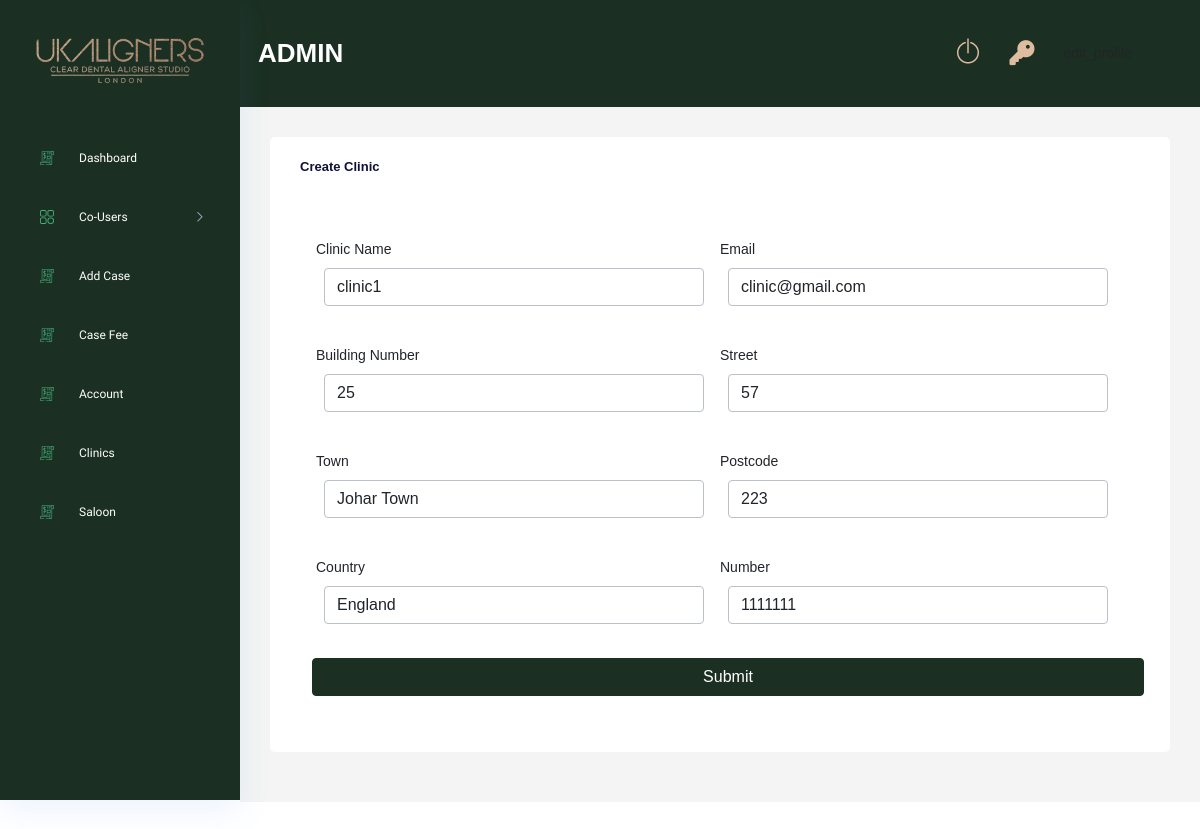
Page /edit-clinic/11/ (signed in) on the committed database.
### Users/models.py (models this page shows, shortened)
class Account(AbstractBaseUser):
    email 					= models.EmailField(verbose_name="email", max_length=60, unique=True)
    username 				= models.CharField(max_length=30)
    date_joined				= models.DateTimeField(verbose_name='date joined', auto_now_add=True)
    last_login				= models.DateTimeField(verbose_name='last login', auto_now=True)
    is_active				= models.BooleanField(default=True)
    is_staff				= models.BooleanField(default=False)
    is_superuser			= models.BooleanField(default=False)
    is_admin				= models.BooleanField(default=False)
    is_manager   			= models.BooleanField(default=False)
    is_planner   			= models.BooleanField(default=False)
    is_technician   		= models.BooleanField(default=False)
    is_dentist      		= models.BooleanField(default=False)
    is_salon           		= models.BooleanField(default=False)
    is_individual     		= models.BooleanField(default=False)
    hide_email				= models.BooleanField(default=True)
    USERNAME_FIELD = 'email'
    REQUIRED_FIELDS = ['username']
    objects = MyAccountManager()

### DentistRoll/models.py (models this page shows, shortened)
class Clinic(models.Model):
    name                    = models.CharField(max_length=150, unique=True)
    building_number         = models.CharField(max_length=50)
    street                  = models.CharField(max_length=150)
    town                    = models.CharField(max_length=150)
    postcode                = models.CharField(max_length=150)
    country                 = models.CharField(max_length=150)
    number                  = models.CharField(max_length=50)
    email                   = models.EmailField()
    class Meta:
        verbose_name_plural = "Clinics"

### AdminRoll/views.py (the view)
# urls.py: path('edit-clinic/<int:id>/', views.edit_clinic, name="edit_clinic"),
@login_required(login_url='login')
def edit_clinic(request,id):
    if request.user.is_admin == True:
        clinic_obj = Clinic.objects.get(id=id)
        form = ClinicForm(instance=clinic_obj)
        if request.method == "POST":
            form = ClinicForm(request.POST, instance=clinic_obj)
            if form.is_valid():
                form.save()
                return redirect('AdminRoll:clinic_list')
        context = {
            'form':form,
            'clinic_obj':clinic_obj,
            'type':'Clinic',
        }
        return render(request,'adminRoll/create_clinic.html',context)
    else:
        return redirect('login')

### DentistRoll/forms.py
class ClinicForm(ModelForm):
    class Meta:
        model = Clinic
        fields = '__all__'

### AdminRoll/templates/adminRoll/create_clinic.html (shortened to what this page needs)
{% extends 'base.html' %}
{% load static %}
{% block content %}
<div class="main_content_iner ">
    <div class="container-fluid p-0">
        <div class="row justify-content-center">
            <div class="col-lg-12">
                <div class="white_card card_height_100 mb_30">
                    <div class="white_card_header">
                        <div class="box_header m-0">
                            <div class="main-title">
                                <h3 class="m-0">Create {{type}}</h3>
                            </div>
                        </div>
                    </div>
                    <div class="white_card_body">
                        <div class="card-body">
                            <form method="post" action="">{% csrf_token %}
                                <div class="row">
                                    <div class="row" id="more_flights">
                                        <div class="col-6">
                                            <div id="inputContainer">
                                                <br>
                                                <label>{{type}} Name</label>
                                                <input type="text" class="form-control m-2 form-fields" placeholder="Name"
                                                    name="name" value="{{clinic_obj.name}}" required>
                                            </div>
                                        </div>
                                        <div class="col-6">
                                            <div id="inputContainer">
                                                <br>
                                                <label>Email</label>
                                                <input type="email" class="form-control m-2" placeholder="Email"
                                                    name="email" value="{{clinic_obj.email}}" required>
                                            </div>
                                        </div>
                                    </div>
                                    <div class="row" id="more_flights">
                                        <div class="col-6">
                                            <div id="inputContainer">
                                                <br>
                                                <label>Building Number</label>
                                                <input type="text" class="form-control m-2 form-fields" placeholder="Building Number"
                                                    name="building_number" value="{{clinic_obj.building_number}}" required>
                                            </div>
                                        </div>
                                        <div class="col-6">
                                            <div id="inputContainer">
                                                <br>
                                                <label>Street</label>
                                                <input type="text" class="form-control m-2" placeholder="Street"
                                                    name="street" value="{{clinic_obj.street}}" required>
                                            </div>
                                        </div>
                                    </div>
                                    <div class="row" id="more_flights">
                                        <div class="col-6">
                                            <div id="inputContainer">
                                                <br>
                                                <label>Town</label>
                                                <input type="text" class="form-control m-2 form-fields" placeholder="Town"
                                                    name="town" value="{{clinic_obj.town}}" required>
                                            </div>
                                        </div>
                                        <div class="col-6">
                                            <div id="inputContainer">
                                                <br>
                                                <label>Postcode</label>
                                                <input type="text" class="form-control m-2" placeholder="Postcode"
                                                    name="postcode" value="{{clinic_obj.postcode}}" required>
                                            </div>
                                        </div>
                                    </div>
                                    <div class="row" id="more_flights">
                                        <div class="col-6">
                                            <div id="inputContainer">
                                                <br>
                                                <label>Country</label>
                                                <input type="text" class="form-control m-2 form-fields" placeholder="Country"
                                                    name="country" value="{{clinic_obj.country}}" required>
                                            </div>
                                        </div>
                                        <div class="col-6">
                                            <div id="inputContainer">
                                                <br>
                                                <label>Number</label>
                                                <input type="text" class="form-control m-2" placeholder="Number"
                                                    name="number" value="{{clinic_obj.number}}" required>
                                            </div>
                                        </div>
                                    </div>
                                    <button class="btn btn-primary mt-3 ms-2" type="submit" value="Create">Submit
                                    </button>
                                </div>
                            </form>
                        </div>
                    </div>
                </div>
            </div>
        </div>
    </div>
</div>
{% endblock %}

### templates/layout/navbar.html (shortened to what this page needs)
{% load static %}
<div class="container-fluid g-0">
    <div class="row">
        <div class="col-lg-12 p-0 ">
            <div class="header_iner d-flex justify-content-between align-items-center"
                 style="background: rgb(27, 48, 34)">
                <div class="serach_field-area d-flex align-items-center">
                    <div>
                        <h3 class="mt-2" style="color: white;text-transform: uppercase;">{{ request.user.username }}</h3>
                    </div>
                </div>
                <div class="header_right d-flex justify-content-between align-items-center">
                    <div class="header_notification_warp d-flex align-items-center">
                        <li>
                            <a class="" style="color: #DDBC9FFF" href="{% url 'logout' %}"> <i
                                    class="ti-power-off" style="font-size:25px"></i></a>
                        </li>
                        <li>
                            <a class="" style="color: #DDBC9FFF" href="{% url 'password_reset' %}"> <i
                                    class="fa fa-key"
                                    aria-hidden="true" style="font-size:25px"></i></a>
                        </li>
                        <li>
                        </li>
                    </div>
                </div>
            </div>
        </div>
    </div>
</div>

### static/css/index.css (style rules this page uses)
.form-fields { margin-bottom: 0px !important; }

### rows in the picture
Account: user.username "ADMIN"
Clinic: name "clinic1", email "clinic@gmail.com", building_number "25", street "57", town "Johar Town", postcode "223", country "England", number "1111111"

### other values in the picture
{{ type }} "Clinic"
